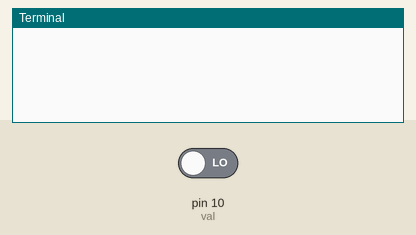
A program run on a simulated Raspberry Pi (header pin numbers). On the bench: the last lines printed to the terminal. The test bench sets the inputs (shaded band); at power-on: pin 10 (val) LOW. No MQTT or app messages arrive unless stated.

Above: at 1.2 s.
1.3 s: pin 10 (val) driven HIGH
At 2.8 s:
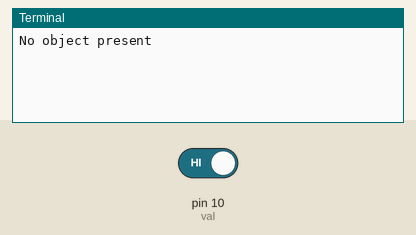
3.9 s: pin 10 (val) driven LOW
At 6.0 s:
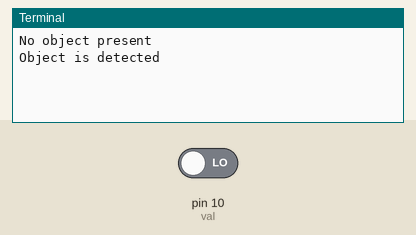

Measured:
- after the input at 1.3 s, the terminal: prints a new line after 1.2 s (image 1)
- after the input at 3.9 s, the terminal: prints a new line after 1.2 s (image 2)

The program:

Publish_Proximity_Change_state.py
```python
#Display only when there is a change of state in sensor
#Publish from RaspberryPi
"""
import Package
Create a client object
Connect the client to broker
Publish data
Disconnect from the broker
"""
import paho.mqtt.client as mq
import RPi.GPIO as gpio
import time
gpio.setmode(gpio.BOARD)
pin=10
gpio.setup(pin,gpio.IN)
init=0
c=mq.Client()
while True:
    val=gpio.input(pin)
    if val==1 and init==0:
        c.connect('iot.eclipse.org',1883)
        time.sleep(1)
        c.publish('nancy/iot','No object present')
        c.disconnect()
        print('No object present')
        init=1

    elif val==0 and init==1:
        c.connect('iot.eclipse.org',1883)
        time.sleep(1)
        c.publish('nancy/iot','Object Present')
        c.disconnect()
        print('Object is detected')
        init=0
    
```
